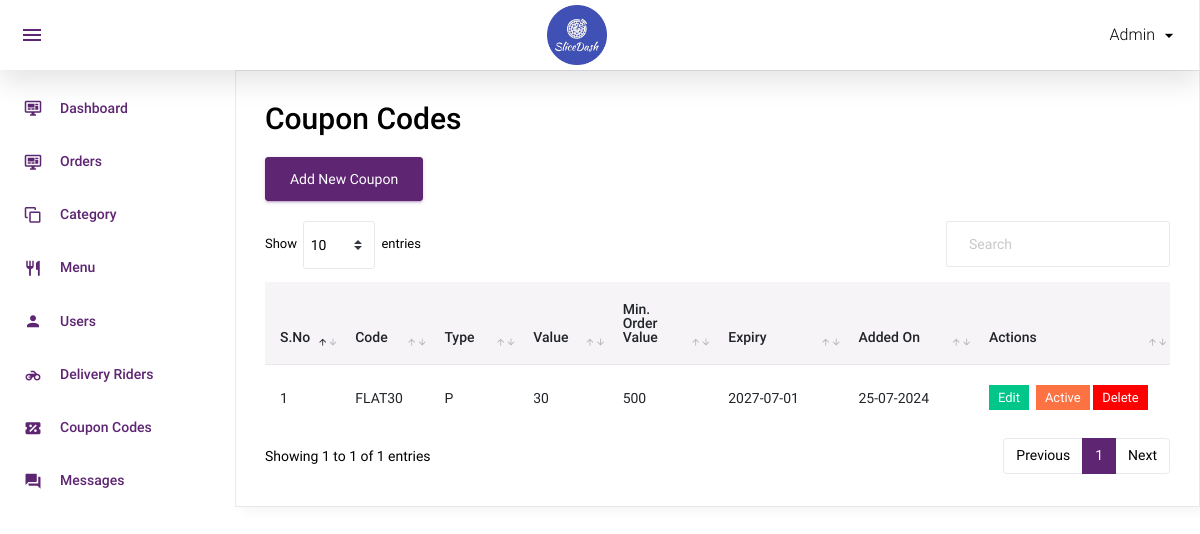
Page /admin/coupon_code.php (signed in) on the committed database.
### tables this page shows
CREATE TABLE `coupon_code` (
  `id` int(11) NOT NULL,
  `coupon_code` varchar(20) NOT NULL,
  `coupon_type` enum('P','F') NOT NULL,
  `coupon_value` int(11) NOT NULL,
  `cart_min_value` int(11) NOT NULL,
  `expired_on` date NOT NULL,
  `status` int(11) NOT NULL,
  `added_on` datetime NOT NULL
);

### admin/coupon_code.php (the view, shortened to what this page needs)
<?php
include('top.php');
$sql="select * from coupon_code order by id desc";
$res=mysqli_query($con,$sql);
?>
  <div class="card">
            <div class="card-body">
              <h1 class="grid_title">Coupon Codes</h1>
              <a href="manage_coupon_code.php" class="btn btn-primary">Add New Coupon</a>
              <div class="row grid_box">
                <div class="col-12">
                  <div class="table-responsive">
                    <table id="order-listing" class="table">
                      <thead>
                        <tr>
                            <th width="5%">S.No</th>
                            <th width="10%">Code</th>
                            <th width="10%">Type</th>
							<th width="10%">Value</th>
                            <th width="12%">Min. Order Value</th>
                            <th width="15%">Expiry</th>
                            <th width="15%">Added On</th>
                            <th width="23%">Actions</th>
                        </tr>
                      </thead>
                      <tbody>
                        <?php if(mysqli_num_rows($res)>0){
						$i=1;
						while($row=mysqli_fetch_assoc($res)){
						?>
						<tr>
                            <td><?php echo $i?></td>
                            <td><?php echo $row['coupon_code']?></td>
                            <td><?php echo $row['coupon_type']?></td>
                            <td><?php echo $row['coupon_value']?></td>
                            <td><?php echo $row['cart_min_value']?></td>
                            <td><?php echo $row['expired_on']?></td>
							<td><?php
							$dateStr= strtotime($row['added_on']);
							echo date('d-m-Y',$dateStr);
							?></td>
							<td>
                            <a href="manage_coupon_code.php?id=<?php echo $row['id']?>"><label class="badge badge-success hand_cursor">Edit</label></a>&nbsp;
                                <?php
								if($row['status']==1){
								?>
								<a href="?id=<?php echo $row['id']?>&type=deactive"><label class="badge badge-danger hand_cursor">Active</label></a>
								<?php
								}else{
								?>
								<a href="?id=<?php echo $row['id']?>&type=active"><label class="badge badge-info hand_cursor">Deactive</label></a>
								<?php
								}
								?>
                                <a href="?id=<?php echo $row['id']?>&type=delete"><label class="badge badge-danger delete_red hand_cursor">Delete</label></a>
                                </td>
                        </tr>
                        <?php
						$i++;
						} } else { ?>
						<tr>
							<td colspan="5">No data found</td>
						</tr>
						<?php } ?>
                      </tbody>
                    </table>
                  </div>
				</div>
                </div>
              </div>
            </div>
          </div>
<?php include('footer.php');?>

### rows in the picture
coupon_code: coupon_code "FLAT30", coupon_type "P", coupon_value "30", cart_min_value "500", expired_on "2027-07-01", added_on "25-07-2024"
